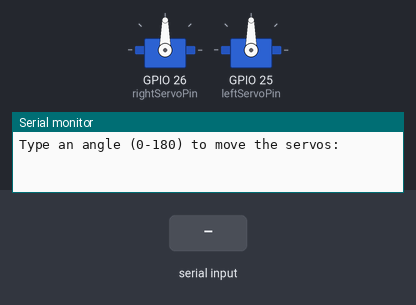
A sketch run on a simulated ESP32. Parts: 2 × servo, the last lines printed to the serial monitor. The inputs (shaded band) are chosen by the test bench.

Above: at 1.2 s.
1.3 s: "30,150\n" received over Serial
At 2.3 s:
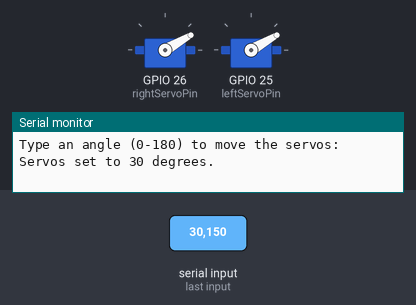
2.8 s: "5\n" received over Serial
At 3.4 s:
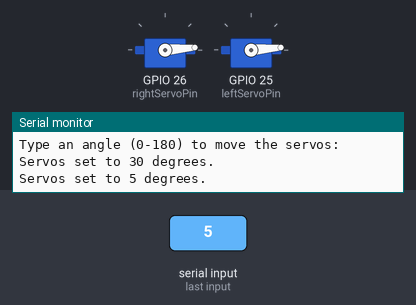
4.3 s: "90,45\n" received over Serial
At 5.7 s:
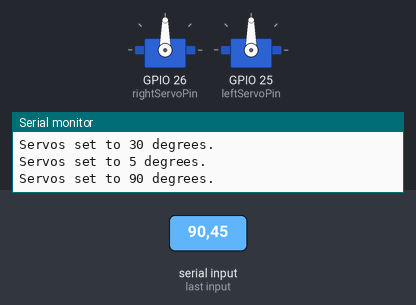
Timing chart, 0 to 7.3 s (numbered marks = the images above; inputs shaded):
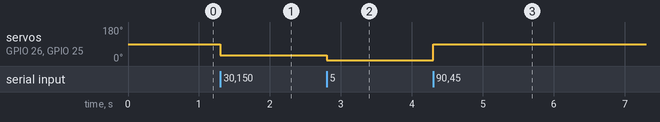

Measured:
- after the input at 1.3 s, servo on GPIO 26 (rightServoPin), servo on GPIO 25 (leftServoPin): 90° → 30° at once
- after the input at 2.8 s, servo on GPIO 26 (rightServoPin), servo on GPIO 25 (leftServoPin): 30° → 5° at once
- after the input at 4.3 s, servo on GPIO 26 (rightServoPin), servo on GPIO 25 (leftServoPin): 5° → 90° at once

The sketch:

ServoTest.ino
```cpp
#include <ESP32Servo.h>

// Define servo pins
const int rightServoPin = 26;
const int leftServoPin = 25;

// Create Servo objects
Servo rightServo;
Servo leftServo;

void setup() {
  Serial.begin(115200);
  while (!Serial);  // Wait for Serial Monitor to open (optional)

  // Attach servos to their respective pins
  rightServo.attach(rightServoPin);
  leftServo.attach(leftServoPin);

  Serial.println("Type an angle (0-180) to move the servos:");
}

void loop() {
  if (Serial.available()) {
    String input = Serial.readStringUntil('\n');
    input.trim();  // Remove any extra whitespace or newlines

    int angle = input.toInt();

    if (angle >= 0 && angle <= 180) {
      rightServo.write(angle);
      leftServo.write(angle);
      Serial.print("Servos set to ");
      Serial.print(angle);
      Serial.println(" degrees.");
    } else {
      Serial.println("Invalid input. Please enter a number between 0 and 180.");
    }
  }
}
```
